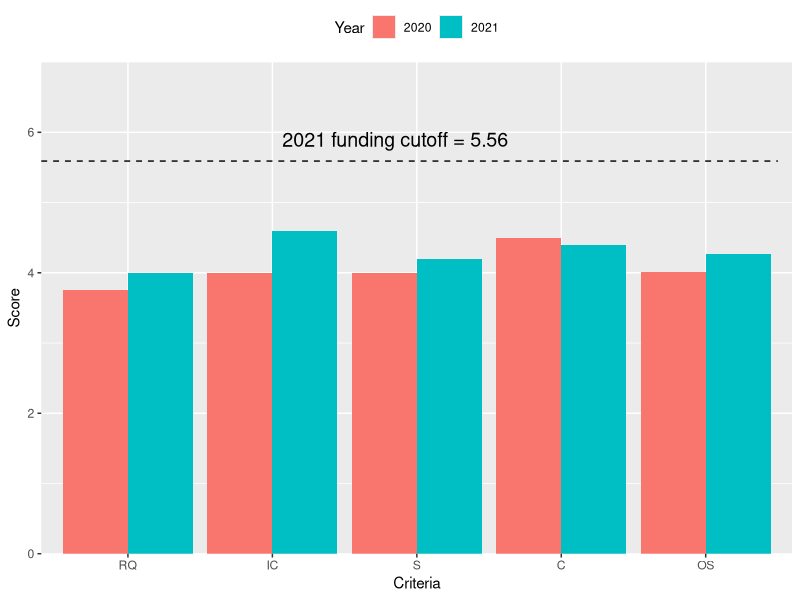

Reproduce this figure in R. (Note: this script raises an error after producing the figure.)
## Loading libraries and start code ----

library(tidyverse)

## Read .csv file
library(readr)
nhmrc <- read_csv("data/NHMRC_scoring_history2.csv", 
                  col_types = cols(Score = col_number()))
View(nhmrc)

## Create grouped (dodged) bar graph ----
## We have 2 categorical variables (Year, Criteria) and one numeric variable (Score)
## One categorical variable will be plotted on the x-axis (x=Category)
## The other categorical variable will be displayed using the "fill" argument (fill=Year))

nhmrc  %>% 
  filter(Year %in% c("2020", "2021")) %>%
  filter(Criteria %in% c("RQ", "IC", "S", "C", "OS")) %>%
  ggplot(aes(x=Criteria, y=Score, fill=Year)) +
  scale_x_discrete(limits = c("RQ", "IC", "S", "C", "OS")) +
  geom_bar(stat="identity", position="dodge") +
  scale_y_continuous(expand = c(0, 0), limits = c(0, 7)) +
  theme(legend.position="top") +
  annotate(geom = "segment", x = 0.4, xend = 5.5, y = 5.59, yend = 5.59, colour = "#060606", linetype=2) +
  annotate("text", x = c(2.85), y = c(5.9), 
           label = "2021 funding cutoff = 5.56" , color="black", 
           size=5, angle=0) +
  ylab("Score")


nhmrc  %>% 
  filter(Year %in% c("2020", "2021", "(2021_cutoff)")) %>%
  filter(Category %in% c("OS")) %>%
  ggplot( aes(x=Category, y=Score, fill=Year)) +
  scale_x_discrete(limits = c("OS")) +
  geom_bar(stat="identity", position="dodge") +
  scale_y_continuous(expand = c(0, 0), limits = c(0, 7)) +
  theme(legend.position="top") +
  annotate(geom = "segment", x = 0.4, xend = 1.6, y = 5.59, yend = 5.59, colour = "#060606", linetype=2) 
  ylab("Score")

